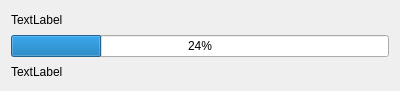
<?xml version="1.0" encoding="UTF-8"?>
<ui version="4.0">
 <class>ProcessBarSend</class>
 <widget class="QWidget" name="ProcessBarSend">
  <property name="geometry">
   <rect>
    <x>0</x>
    <y>0</y>
    <width>400</width>
    <height>91</height>
   </rect>
  </property>
  <property name="maximumSize">
   <size>
    <width>16777215</width>
    <height>91</height>
   </size>
  </property>
  <property name="windowTitle">
   <string>Form</string>
  </property>
  <layout class="QVBoxLayout" name="verticalLayout">
   <item>
    <layout class="QHBoxLayout" name="horizontalLayout">
     <item>
      <widget class="QLabel" name="label">
       <property name="text">
        <string>TextLabel</string>
       </property>
      </widget>
     </item>
     <item>
      <widget class="QLabel" name="label_2">
       <property name="maximumSize">
        <size>
         <width>56</width>
         <height>16777215</height>
        </size>
       </property>
       <property name="text">
        <string/>
       </property>
      </widget>
     </item>
    </layout>
   </item>
   <item>
    <widget class="QProgressBar" name="progressBar">
     <property name="value">
      <number>24</number>
     </property>
    </widget>
   </item>
   <item>
    <widget class="QLabel" name="label_3">
     <property name="text">
      <string>TextLabel</string>
     </property>
    </widget>
   </item>
  </layout>
 </widget>
 <resources/>
 <connections/>
</ui>
